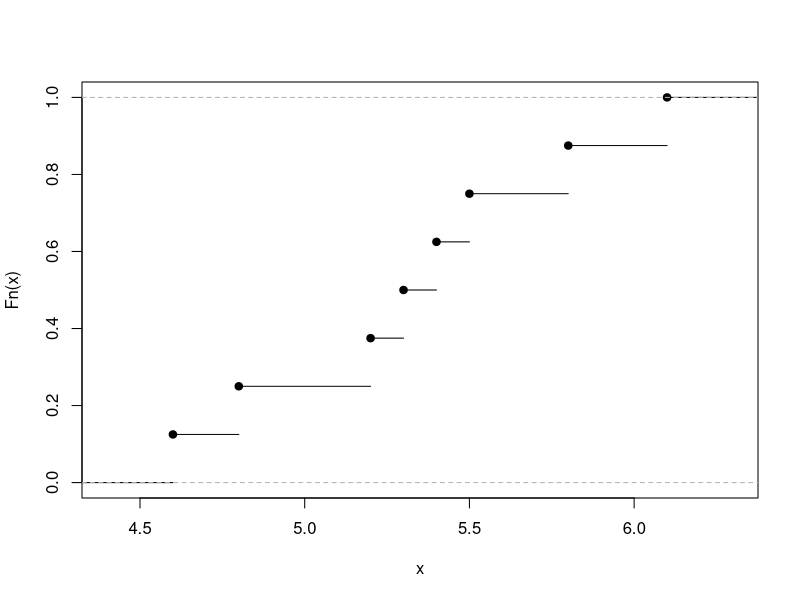
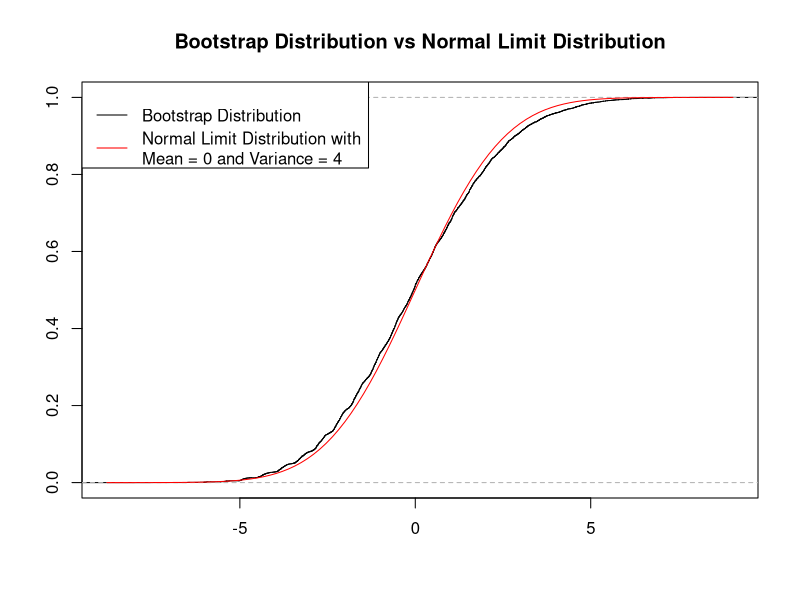
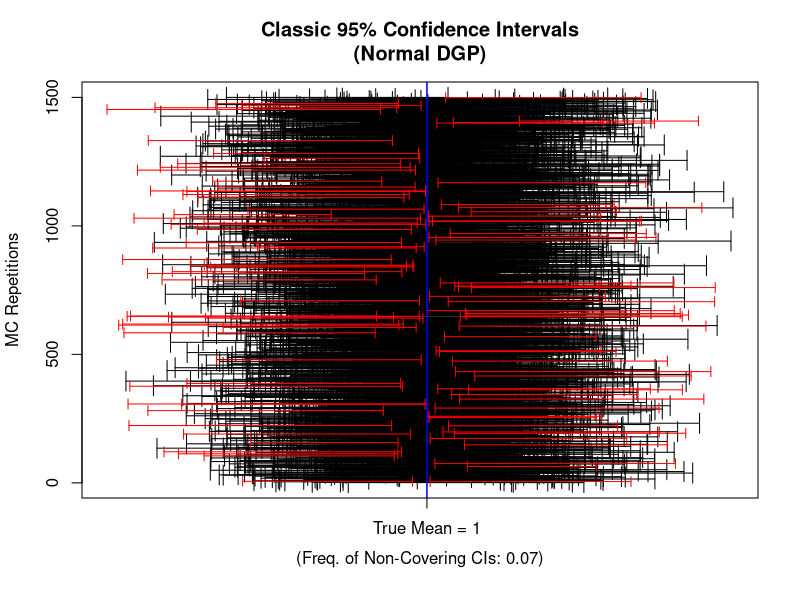
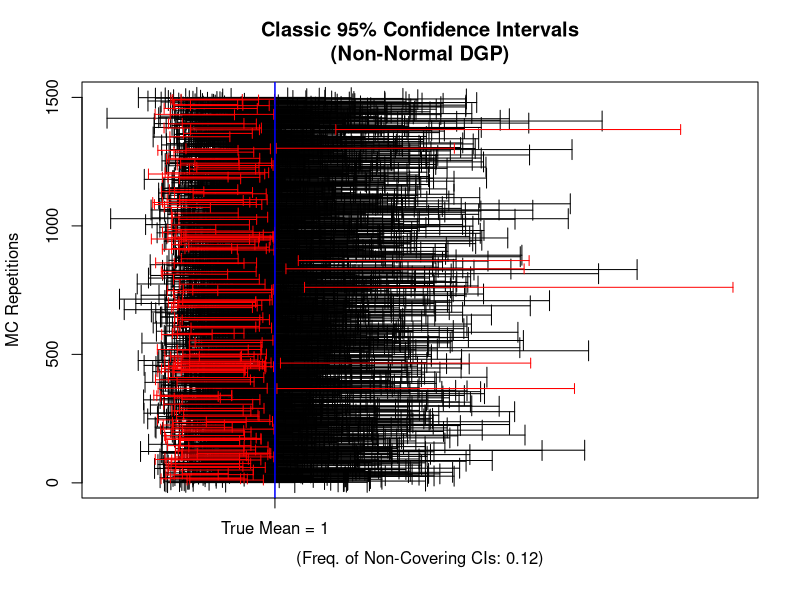
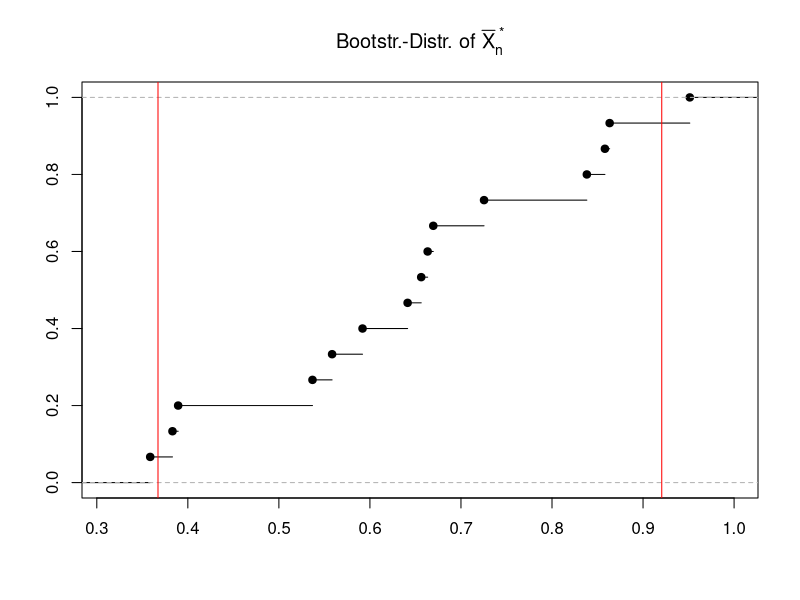
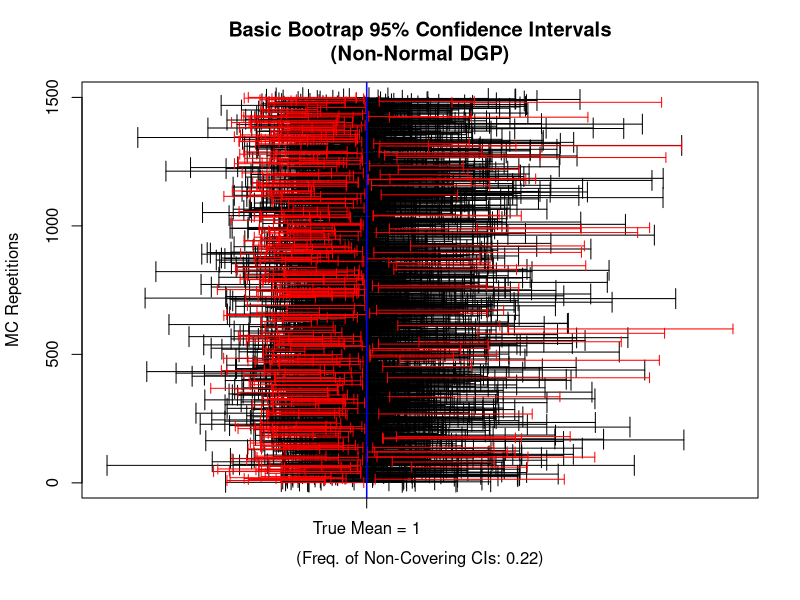
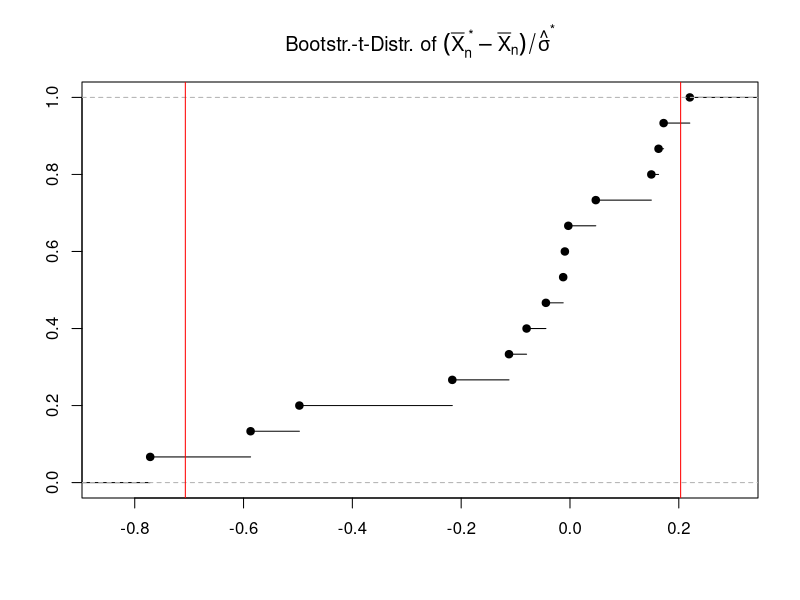
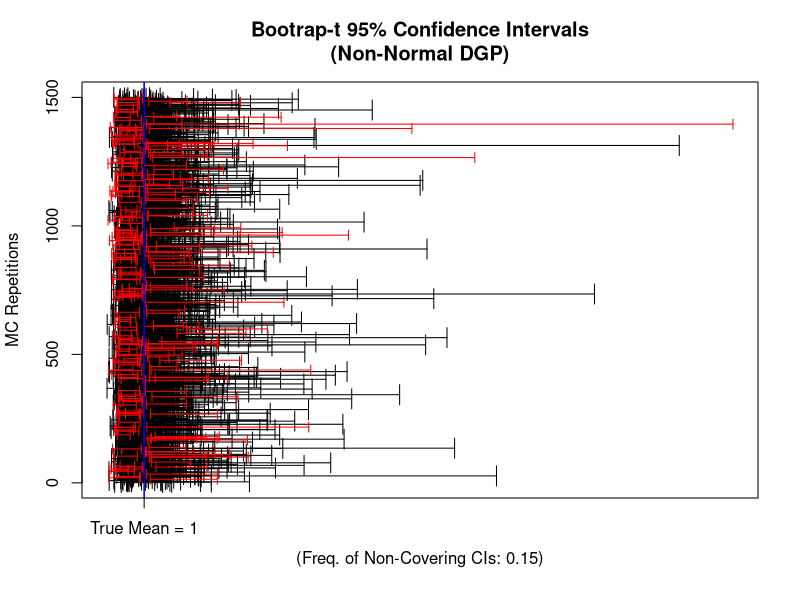

The R source for these figures, in order:
## ---- chunk 1

observedSample <- c(5.20, 4.80, 5.30, 4.60, 
                    6.10, 5.40, 5.80, 5.50)

myecdf_fun     <- ecdf(observedSample)

plot(myecdf_fun, main="")
## ---- chunk 2
## Note: ecdf() returns a function that can be evaluated! 
myecdf_fun(5.0)
## ---- chunk 3
set.seed(123)
observedSample <- rchisq(n = 8, df = 2)
# round(observedSample, 2)
## ---- chunk 4
observedSample <- c(0.36, 3.39, 3.24, 4.90, 
                    1.76, 5.33, 7.77, 1.93)
## ---- chunk 5
## generating one realization of the bootstrap sample
bootSample <- sample(x       = observedSample, 
                     size    = length(observedSample), 
                     replace = TRUE)

## computing the realization of the bootstrap estimator
mean(bootSample)
## ---- chunk 6
n                <- length(observedSample)
Xbar             <- mean(observedSample)

m                <- 10000 # number of bootstrap samples 
Xbar_boot        <- vector(mode = "double", length = m)

## Bootstrap algorithm
for(k in seq_len(m)){
 bootSample          <- sample(x       = observedSample, 
                               size    = n, 
                               replace = TRUE)
 Xbar_boot[k]        <- mean(bootSample)
}

plot(ecdf( sqrt(n) * (Xbar_boot - Xbar) ), 
     xlab = "", ylab = "", 
     main = "Bootstrap Distribution vs Normal Limit Distribution")
curve(pnorm(x, mean = 0, sd = sqrt(4)), col = "red", add = TRUE)     
legend("topleft", 
       legend = c("Bootstrap Distribution", 
                  "Normal Limit Distribution with\nMean = 0 and Variance = 4"), 
      col = c("black", "red"), lty = c(1,1))
## ---- chunk 7
round(n * var(Xbar_boot), 2)
## ---- chunk 8
##  Setup:
n     <-   20 # Sample Size
mean  <-    1 # Mean
sdev  <-    2 # Standard Deviation
alpha <- 0.05 # Level

set.seed(123)
B          <- 1500 # MC repetitions
CI.lo.vec  <- rep(NA, B)
CI.up.vec  <- rep(NA, B)
  
## MC-Simulation:
for(b in 1:B){
  ## Data Generating Process:
  X.sample     <- rnorm(n=n, mean = mean, sd = sdev) 
  ## Estimates:
  X.bar.MC     <- mean(X.sample)
  sd.hat.MC    <- sd(X.sample)
  ## Classic CIs:
  
  CI.lo.vec[b] <- X.bar.MC - qnorm(p = 1-alpha/2)*(sd.hat.MC/sqrt(n))
  CI.up.vec[b] <- X.bar.MC + qnorm(p = 1-alpha/2)*(sd.hat.MC/sqrt(n))

  #CI.lo.vec[b] <- X.bar.MC - qt(p = 1-alpha/2, df=n-1)*(sd.hat.MC/sqrt(n))
  #CI.up.vec[b] <- X.bar.MC + qt(p = 1-alpha/2, df=n-1)*(sd.hat.MC/sqrt(n))
}

## How often does the classic CI cover the true mean?
CI.checks      <- CI.lo.vec <= mean  &  mean <= CI.up.vec
freq.non.cover <- length(CI.checks[CI.checks==FALSE])/B

## Plot
plot(x=0,y=0,xlim=range(CI.lo.vec, CI.up.vec), ylim=c(1,B), type="n", 
     ylab="MC Repetitions", xlab="", axes = FALSE, 
     main="Classic 95% Confidence Intervals\n(Normal DGP)")
axis(1, at=c(1), labels ="True Mean = 1")
axis(2); box()
mtext(side = 1, text=paste0("(Freq. of Non-Covering CIs: ",
      round(freq.non.cover,digits = 2),")"), line = 2.5)
## Covering CIs:
arrows(x0=CI.lo.vec[CI.checks==TRUE], 
       x1=CI.up.vec[CI.checks==TRUE], 
       y0=c(1:B)[CI.checks==TRUE], y1=c(1:B)[CI.checks==TRUE], 
       angle=90, code = 3, length = .1, col="black")
## Non-Covering CIs:
arrows(x0=CI.lo.vec[CI.checks==FALSE], 
       x1=CI.up.vec[CI.checks==FALSE], 
       y0=c(1:B)[CI.checks==FALSE], y1=c(1:B)[CI.checks==FALSE], 
       angle=90, code = 3, length = .05, col="red")
abline(v=mean,col="blue", lwd=1.5)
## ---- chunk 9
## Setup:
n     <-   20  # Sample Size
df    <-    1  # (=> mean==1)
alpha <- 0.05 # Level

set.seed(123)
B          <- 1500 # MC repetitions
CI.lo.vec  <- rep(NA, B)
CI.up.vec  <- rep(NA, B)
  
## MC-Simulation:
for(b in 1:B){
  ## Data Generating Process:
  X.sample     <- rchisq(n, df=df)
  ## Estimates:
  X.bar.MC     <- mean(X.sample)
  sd.hat.MC    <- sd(X.sample)
  ## Classic CIs:
  
  CI.lo.vec[b] <- X.bar.MC - qnorm(p = 1-alpha/2)*(sd.hat.MC/sqrt(n))
  CI.up.vec[b] <- X.bar.MC + qnorm(p = 1-alpha/2)*(sd.hat.MC/sqrt(n))
  
  #CI.lo.vec[b] <- X.bar.MC - qt(p = 1-alpha/2, df=n-1)*(sd.hat.MC/sqrt(n))
  #CI.up.vec[b] <- X.bar.MC + qt(p = 1-alpha/2, df=n-1)*(sd.hat.MC/sqrt(n))
}

## How often does the classic CI cover the true mean?
CI.checks      <- CI.lo.vec <= mean  &  mean <= CI.up.vec
freq.non.cover <- length(CI.checks[CI.checks==FALSE])/B

## Plot
plot(x=0,y=0,xlim=range(CI.lo.vec, CI.up.vec), ylim=c(1,B), type="n", 
     ylab="MC Repetitions", xlab="", axes = FALSE, 
     main="Classic 95% Confidence Intervals\n(Non-Normal DGP)")
axis(1, at=c(1), labels ="True Mean = 1")
axis(2); box()
mtext(side = 1, text=paste0("(Freq. of Non-Covering CIs: ",
      round(freq.non.cover,digits = 2),")"), line = 2.5)
## Covering CIs:
arrows(x0=CI.lo.vec[CI.checks==TRUE], 
       x1=CI.up.vec[CI.checks==TRUE], 
       y0=c(1:B)[CI.checks==TRUE], y1=c(1:B)[CI.checks==TRUE], 
       angle=90, code = 3, length = .1, col="black")
## Non-Covering CIs:
arrows(x0=CI.lo.vec[CI.checks==FALSE], 
       x1=CI.up.vec[CI.checks==FALSE], 
       y0=c(1:B)[CI.checks==FALSE], y1=c(1:B)[CI.checks==FALSE], 
       angle=90, code = 3, length = .05, col="red")
abline(v=mean,col="blue", lwd=1.5)
## ---- chunk 10
## Setup:
n     <-   20  # Sample Size
df    <-    1  # (=> mean==1)

## IID random sample:
set.seed(123)
S_n  <- rchisq(n, df=df)

## Empirical mean:
(X.bar <- mean(S_n))
## ---- chunk 11
## Bootstr-Setup:
alpha            <- 0.05
n.Bootsrap.draws <- 15#1500

## Generate bootstap samples:
Bootstr.Samples  <- matrix(NA, nrow=n, ncol=n.Bootsrap.draws)

for(j in 1:n.Bootsrap.draws){
  Bootstr.Samples[,j] <- sample(x=S_n, size=n, replace = TRUE)
}
## Boostrap draws of \bar{X}_n^*:
X.bar.bootstr.vec <- apply(X = Bootstr.Samples, MARGIN = 2, FUN = mean)

## Quantile of the bootstr.-distribution of \bar{X}_n^*:
t.1 <- quantile(X.bar.bootstr.vec, probs = 1-alpha/2)
t.2 <- quantile(X.bar.bootstr.vec, probs = alpha/2)
## plot
plot(ecdf(X.bar.bootstr.vec), xlab="", ylab="",
     main=expression(paste("Bootstr.-Distr. of ",bar(X)[n]^{" *"})))
abline(v=c(t.1,t.2),col="red")
## ---- chunk 12
## Basic Bootstrap Confidence Interval:
CI.Basic.Bootstr.lo <- 2*X.bar - t.1
CI.Basic.Bootstr.up <- 2*X.bar - t.2

## Re-labeling of otherwise false names:
attr(CI.Basic.Bootstr.lo, "names") <- c("2.5%")
attr(CI.Basic.Bootstr.up, "names") <- c("97.5%")
##
c(CI.Basic.Bootstr.lo, CI.Basic.Bootstr.up)
## ---- chunk 13
## Setup:
n     <-   20  # Sample Size
df    <-    1  # (=> mean==1)
mean  <-   df
alpha <- 0.05 # Level
n.Bootsrap.draws <- 15#1500

## MC-Setup:
set.seed(123)
B          <- 1500 # MC repetitions
CI.Basic.Bstr.lo.vec <- rep(NA, B)
CI.Basic.Bstr.up.vec <- rep(NA, B)

## MC-Simulation:
for(b in 1:B){
  ## Data Generating Process:
  S_n.MC        <- rchisq(n, df=df)
  ## Estimate:
  X.bar.MC      <- mean(S_n.MC)
  ## 
  Bootstr.Samples.MC  <- matrix(NA, nrow=n, ncol=n.Bootsrap.draws)
  for(j in 1:n.Bootsrap.draws){
    Bootstr.Samples.MC[,j] <- sample(x=S_n.MC, size=n, replace = TRUE)
  }
  X.bar.bootstr.MC.vec <- apply(X = Bootstr.Samples.MC, MARGIN = 2, FUN = mean)
  ## (1-alpha/2)-quantile:
  t.1.MC <- quantile(X.bar.bootstr.MC.vec, probs = 1-alpha/2)
  t.2.MC <- quantile(X.bar.bootstr.MC.vec, probs = alpha/2)
  ## Basic Bootstrap CIs:
  CI.Basic.Bstr.lo.vec[b] <- 2*X.bar.MC - t.1.MC
  CI.Basic.Bstr.up.vec[b] <- 2*X.bar.MC - t.2.MC
}

## How often does the classic CI cover the true mean?
CI.checks      <- CI.Basic.Bstr.lo.vec<=mean & mean<=CI.Basic.Bstr.up.vec
freq.non.cover <- length(CI.checks[CI.checks==FALSE])/B

## Plot
plot(x=0,y=0,xlim=range(CI.Basic.Bstr.lo.vec, CI.Basic.Bstr.up.vec), 
     ylim=c(1,B), type="n", 
     ylab="MC Repetitions", xlab="", axes = FALSE, 
     main="Basic Bootrap 95% Confidence Intervals\n(Non-Normal DGP)")
axis(1, at=c(1), labels ="True Mean = 1")
axis(2); box()
mtext(side = 1, text=paste0("(Freq. of Non-Covering CIs: ",
      round(freq.non.cover,digits = 2),")"), line = 2.5)
## Covering CIs:
arrows(x0=CI.Basic.Bstr.lo.vec[CI.checks==TRUE], 
       x1=CI.Basic.Bstr.up.vec[CI.checks==TRUE], 
       y0=c(1:B)[CI.checks==TRUE], y1=c(1:B)[CI.checks==TRUE], 
       angle=90, code = 3, length = .1, col="black")
## Non-Covering CIs:
arrows(x0=CI.Basic.Bstr.lo.vec[CI.checks==FALSE], 
       x1=CI.Basic.Bstr.up.vec[CI.checks==FALSE], 
       y0=c(1:B)[CI.checks==FALSE], y1=c(1:B)[CI.checks==FALSE], 
       angle=90, code = 3, length = .05, col="red")
abline(v=mean,col="blue", lwd=1.5)
## ---- chunk 14
## Setup:
n     <-   20  # Sample Size
df    <-    1  # (=> mean==1)

## IID random sample:
set.seed(123)
S_n  <- rchisq(n, df=df)

## Empirical mean and sd:
X.bar   <- mean(S_n)
sd.hat  <- sd(S_n)

## Bootstr-Setup:
alpha            <- 0.05
n.Bootsrap.draws <- 15#1500

## Generate bootstap samples:
Bootstr.Samples  <- matrix(NA, nrow=n, ncol=n.Bootsrap.draws)

for(j in 1:n.Bootsrap.draws){
  Bootstr.Samples[,j] <- sample(x=S_n, size=n, replace = TRUE)
}
## Compute boostrap draws of (\bar{X}_n^*-\bar{X}_n)/\hat{\sigma}^\ast:
X.bar.bootstr.vec    <- apply(X = Bootstr.Samples, MARGIN = 2, FUN = mean)
sd.bootstr.vec       <- apply(X = Bootstr.Samples, MARGIN = 2, FUN = sd)
##
Bootstr.t.sample.vec <- (X.bar.bootstr.vec - X.bar)/sd.bootstr.vec
## Quantile of the bootstr.-distribution of \bar{X}_n^*:
tau.1 <- quantile(Bootstr.t.sample.vec, probs = 1-alpha/2)
tau.2 <- quantile(Bootstr.t.sample.vec, probs = alpha/2)
## plot
plot(ecdf(Bootstr.t.sample.vec), xlab="", ylab="",
     main=expression(paste("Bootstr.-t-Distr. of ",
          (bar(X)[n]^{" *"}-bar(X)[n])/hat(sigma)^{"*"})))
abline(v=c(tau.1,tau.2),col="red")
## ---- chunk 15
## Basic Bootstrap Confidence Interval:
CI.Bstr.t.lo <- X.bar - tau.1 * sd.hat
CI.Bstr.t.up <- X.bar - tau.2 * sd.hat

## Re-labeling of otherwise false names:
attr(CI.Bstr.t.lo, "names") <- c("2.5%")
attr(CI.Bstr.t.up, "names") <- c("97.5%")
##
c(CI.Bstr.t.lo, CI.Bstr.t.up)
## ---- chunk 16
## Setup:
n     <-   20  # Sample Size
df    <-    1  # (=> mean==1)
mean  <-   df
alpha <- 0.05 # Level
n.Bootsrap.draws <- 15#1500

## MC-Setup:
set.seed(123)
B          <- 1500 # MC repetitions
CI.Bstr.t.lo.vec <- rep(NA, B)
CI.Bstr.t.up.vec <- rep(NA, B)

## MC-Simulation:
for(b in 1:B){
  ## Data Generating Process:
  S_n.MC        <- rchisq(n, df=df)
  ## Estimates:
  X.bar.MC      <- mean(S_n.MC)
  sd.MC         <- sd(S_n.MC)
  ## 
  Bootstr.Samples.MC  <- matrix(NA, nrow=n, ncol=n.Bootsrap.draws)
  for(j in 1:n.Bootsrap.draws){
    Bootstr.Samples.MC[,j] <- sample(x=S_n.MC, size=n, replace = TRUE)
  }
  X.bar.bootstr.MC.vec <- apply(X = Bootstr.Samples.MC, MARGIN = 2, FUN = mean)
  sd.bootstr.MC.vec    <- apply(X = Bootstr.Samples.MC, MARGIN = 2, FUN = sd)
  ## Make it a "Bootstrap-t" sample:
  Bootstr.t.MC.vec <- (X.bar.bootstr.MC.vec - X.bar.MC)/sd.bootstr.MC.vec
  ## (1-alpha/2)-quantile:
  tau.1.MC <- quantile(Bootstr.t.MC.vec, probs = 1-alpha/2)
  tau.2.MC <- quantile(Bootstr.t.MC.vec, probs = alpha/2)
  ## Basic Bootstrap CIs:
  CI.Bstr.t.lo.vec[b] <- X.bar.MC - tau.1.MC * sd.MC
  CI.Bstr.t.up.vec[b] <- X.bar.MC - tau.2.MC * sd.MC
}

## How often does the classic CI cover the true mean?
CI.checks      <- CI.Bstr.t.lo.vec<=mean & mean<=CI.Bstr.t.up.vec
freq.non.cover <- length(CI.checks[CI.checks==FALSE])/B

## Plot
plot(x=0,y=0,xlim=range(CI.Bstr.t.lo.vec, CI.Bstr.t.up.vec), 
     ylim=c(1,B), type="n", 
     ylab="MC Repetitions", xlab="", axes = FALSE, 
     main="Bootrap-t 95% Confidence Intervals\n(Non-Normal DGP)")
axis(1, at=c(1), labels ="True Mean = 1")
axis(2); box()
mtext(side = 1, text=paste0("(Freq. of Non-Covering CIs: ",
      round(freq.non.cover,digits = 2),")"), line = 2.5)
## Covering CIs:
arrows(x0=CI.Bstr.t.lo.vec[CI.checks==TRUE], 
       x1=CI.Bstr.t.up.vec[CI.checks==TRUE], 
       y0=c(1:B)[CI.checks==TRUE], y1=c(1:B)[CI.checks==TRUE], 
       angle=90, code = 3, length = .1, col="black")
## Non-Covering CIs:
arrows(x0=CI.Bstr.t.lo.vec[CI.checks==FALSE], 
       x1=CI.Bstr.t.up.vec[CI.checks==FALSE], 
       y0=c(1:B)[CI.checks==FALSE], y1=c(1:B)[CI.checks==FALSE], 
       angle=90, code = 3, length = .05, col="red")
abline(v=mean,col="blue", lwd=1.5)
